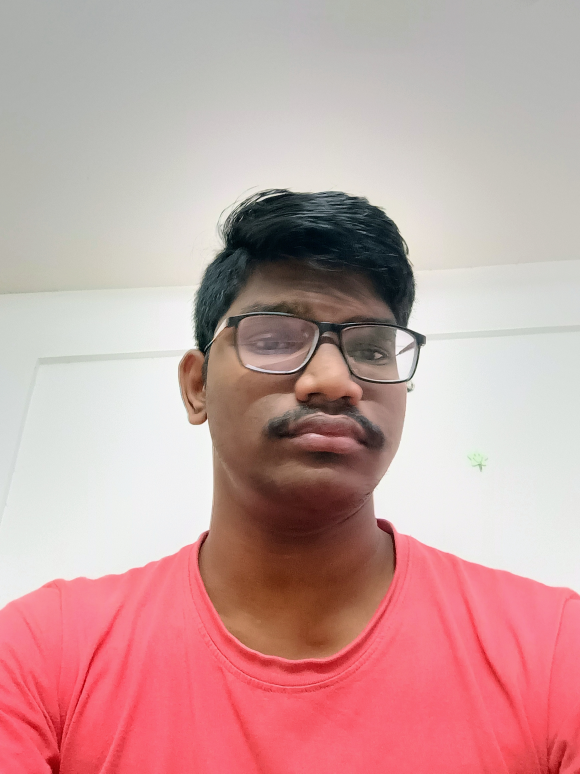
#> input picture Computer Vision/assignment_6/images/database/IMG_20231111_170641058_HDR_AE.jpg, 1740 x 2320 px (shown at 1/3 size); its folder holds 4 pictures in this run
$ jupyter execute --allow-errors cs20b1100_cv_sift.ipynb
#> lines starting #> are read from the running program, lines starting #| are printed output that depends on the picture
[cell 1]
import cv2
import os
import numpy as np
from sklearn.model_selection import train_test_split
import matplotlib.pyplot as plt

[cell 2]
def extract_sift_features(image):
    # Get keypoints and discriptors
    sift = cv2.SIFT_create()
    _, descriptors = sift.detectAndCompute(image, None)
    return descriptors

[cell 3]
X_train_1 = []
X_test_1 = []
y_train_1 = []
y_test_1 = []

count = 0
for filename in os.listdir('images/database'):
    if filename == '.DS_Store':
        continue
    img = plt.imread('images/database/' + filename)
#> img is the input picture: shape (2320, 1740, 3); mean R, G, B 200, 160.9, 160
    # img = cv2.resize(img, (1500, 1500))
    X_train_1.append(img)
    y_train_1.append(count//8)
    count += 1

count = 0
#> count = 0
#> (the rest of this cell did not finish here and is left out)

[cell 4]
sift_features_train = [extract_sift_features(img) for img in X_train_1]
#> in extract_sift_features (call 4), `_, descriptors = sift.detectAndCompute(image, None)`:
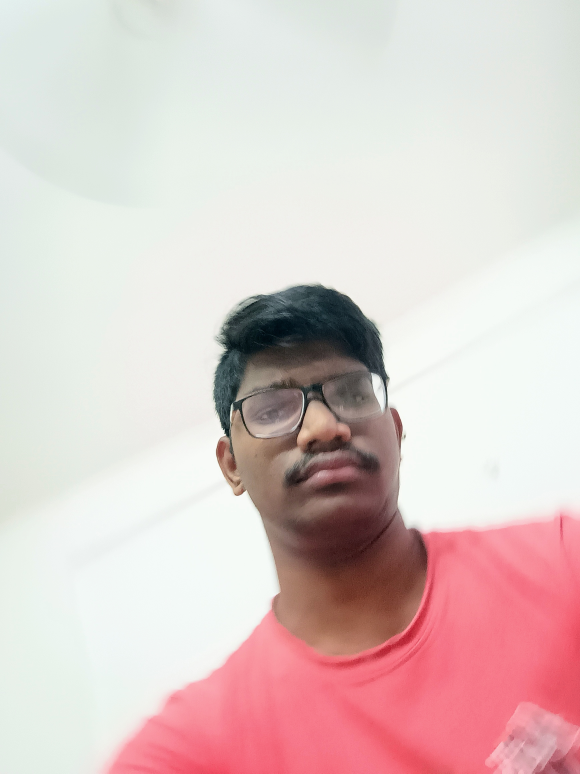
#> image: shape (2320, 1740, 3) (shown at 1/3 size); mean R, G, B 221.3, 202.1, 200.3
sift_features_test = [extract_sift_features(img) for img in X_test_1]

[cell 5]
def BF_FeatureMatcher(des1,des2):
    # Find the Euclidean distance between the 2 discriptors
    brute_force = cv2.BFMatcher(cv2.NORM_L2,crossCheck=True)
    no_of_matches = brute_force.match(des1,des2)

    no_of_matches = sorted(no_of_matches,key=lambda x:x.distance)
    return no_of_matches

[cell 6]
total_tests = len(X_test_1)
total_train = len(X_train_1)
preds = []

for i in range(total_tests):
    found_label, min_distance = 0, float("inf")
    for j in range(total_train):
        matches = BF_FeatureMatcher(sift_features_test[i], sift_features_train[j])
        if min_distance > matches[0].distance:
            min_distance = matches[0].distance
            found_label = y_train_1[j]

    preds.append(found_label)

[cell 7]
correct_matches = 0
for i in range(total_tests):
    if y_test_1[i] == preds[i]:
        correct_matches += 1

#> (the rest of this cell did not finish here and is left out)
